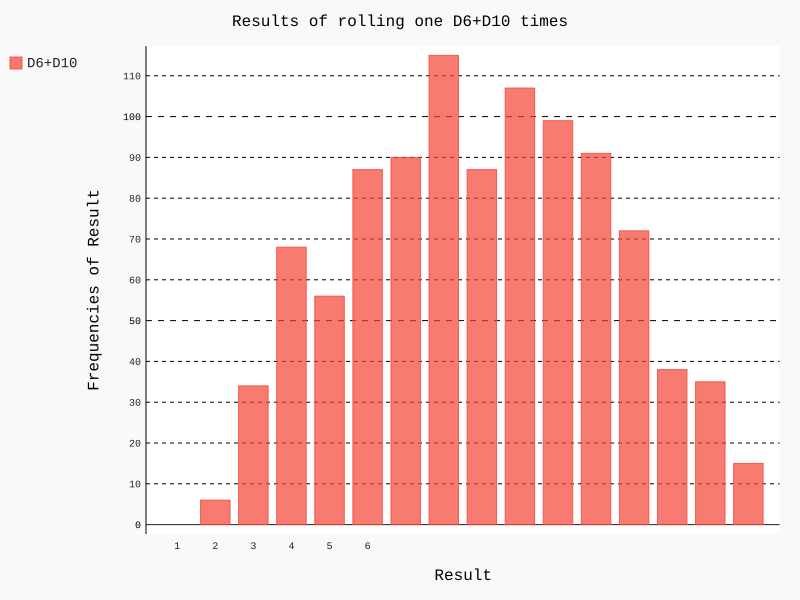

The Python source for this figure:
from die import Die
import pygal

#创建一个D6
die_6 = Die(6)
die_10 = Die(10)
results = []
for roll_num in range(1000):
    result = die_6.roll() + die_10.roll()
    results.append(result)

#分析结果
frequencies = []
for value in range(1, die_6.num_sides+die_10.num_sides+1):
    frequency = results.count(value)
    frequencies.append(frequency)

print(frequencies)


#对结果进行可视化
hist = pygal.Bar()

hist.title = "Results of rolling one D6+D10 times"
hist.x_labels = ['1', '2', '3', '4', '5', '6']
hist.x_title = "Result"
hist.y_title = "Frequencies of Result"

hist.add('D6+D10', frequencies)
hist.render_to_file('die_visual.svg')
